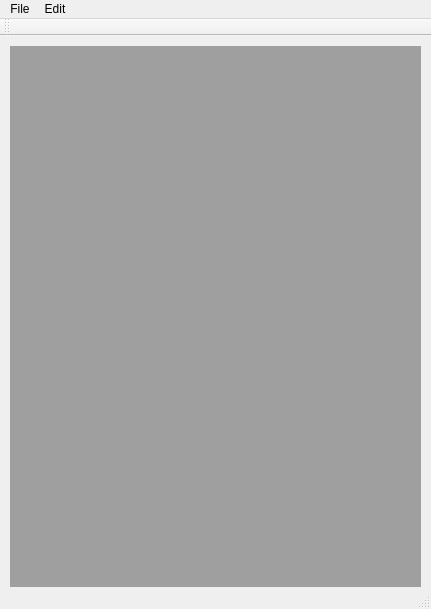
<?xml version="1.0" encoding="UTF-8"?>
<ui version="4.0">
 <class>MainWindow</class>
 <widget class="QMainWindow" name="MainWindow">
  <property name="geometry">
   <rect>
    <x>0</x>
    <y>0</y>
    <width>431</width>
    <height>609</height>
   </rect>
  </property>
  <property name="windowTitle">
   <string>MainWindow</string>
  </property>
  <widget class="QWidget" name="centralWidget">
   <widget class="QMdiArea" name="mdi">
    <property name="geometry">
     <rect>
      <x>10</x>
      <y>10</y>
      <width>411</width>
      <height>541</height>
     </rect>
    </property>
   </widget>
  </widget>
  <widget class="QMenuBar" name="menuBar">
   <property name="geometry">
    <rect>
     <x>0</x>
     <y>0</y>
     <width>431</width>
     <height>21</height>
    </rect>
   </property>
   <widget class="QMenu" name="menuFile">
    <property name="title">
     <string>File</string>
    </property>
    <addaction name="actionNew_group"/>
    <addaction name="actionNew_event"/>
    <addaction name="actionOpen"/>
    <addaction name="actionSave"/>
    <addaction name="actionSave_as"/>
   </widget>
   <widget class="QMenu" name="menuShow">
    <property name="title">
     <string>Edit</string>
    </property>
    <addaction name="actionAdd_member_dependence"/>
   </widget>
   <addaction name="menuFile"/>
   <addaction name="menuShow"/>
  </widget>
  <widget class="QToolBar" name="mainToolBar">
   <attribute name="toolBarArea">
    <enum>TopToolBarArea</enum>
   </attribute>
   <attribute name="toolBarBreak">
    <bool>false</bool>
   </attribute>
  </widget>
  <widget class="QStatusBar" name="statusBar"/>
  <action name="actionNew_group">
   <property name="text">
    <string>New group</string>
   </property>
  </action>
  <action name="actionNew_event">
   <property name="text">
    <string>New event</string>
   </property>
  </action>
  <action name="actionSave">
   <property name="text">
    <string>Save</string>
   </property>
   <property name="shortcut">
    <string>Ctrl+S</string>
   </property>
  </action>
  <action name="actionSave_as">
   <property name="text">
    <string>Save as</string>
   </property>
   <property name="shortcut">
    <string>Ctrl+Shift+S</string>
   </property>
  </action>
  <action name="actionOpen">
   <property name="text">
    <string>Open</string>
   </property>
   <property name="shortcut">
    <string>Ctrl+O</string>
   </property>
  </action>
  <action name="actionShow_all_groups">
   <property name="text">
    <string>Show all groups</string>
   </property>
  </action>
  <action name="actionShow_all_events">
   <property name="text">
    <string>Show all events</string>
   </property>
  </action>
  <action name="actionAdd_member_dependence">
   <property name="text">
    <string>Add member dependence</string>
   </property>
   <property name="shortcut">
    <string>Ctrl+D</string>
   </property>
  </action>
 </widget>
 <layoutdefault spacing="6" margin="11"/>
 <resources/>
 <connections/>
</ui>
